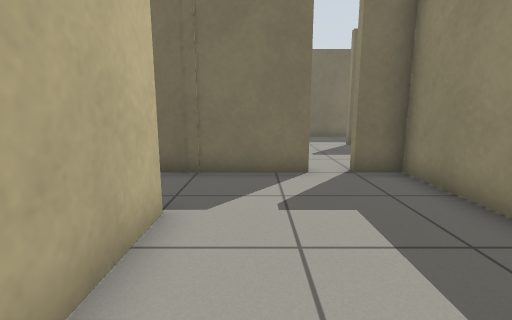
[1] (above)

19 first-person views from a walk through a Gazebo world. The camera is 0.78 m above the floor, tilts 10° down and sees 85° across. The floor is counted in squares, 0.5 m on a side. Each view is taken from the middle of a square. On the plan, view 1 faces up. The plan holds only what a view shows up to about 14 squares ahead; the rest is blank.

[2]
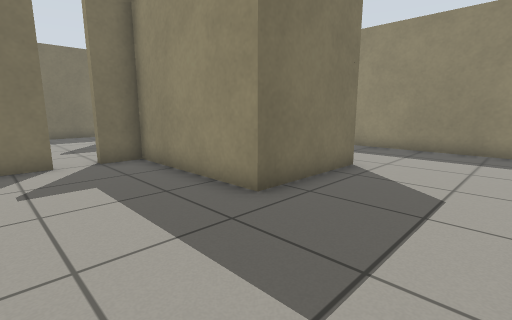

[3]
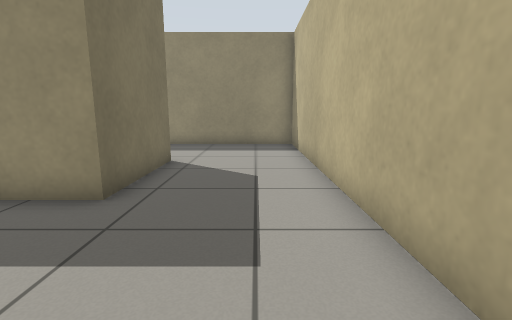

[4]
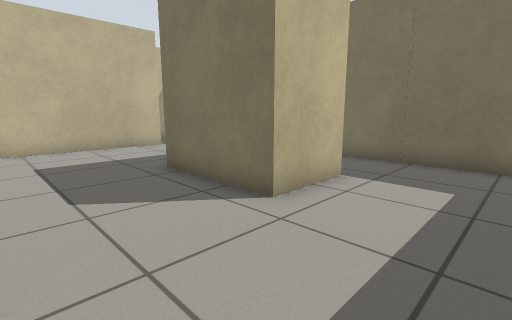

[5]
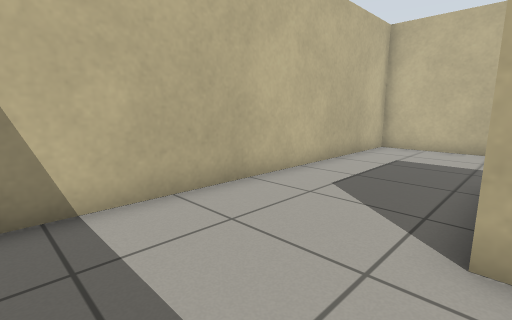

[6]
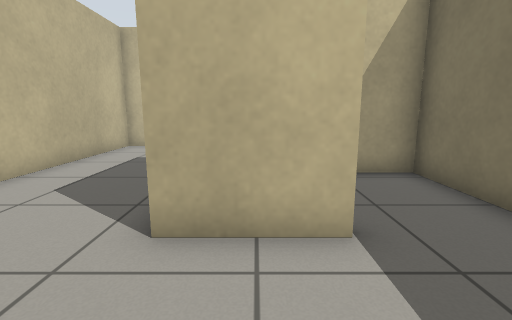

[7]
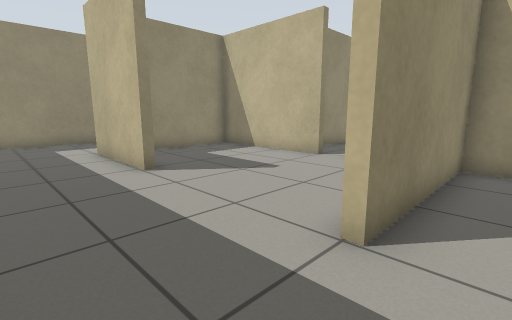

[8]
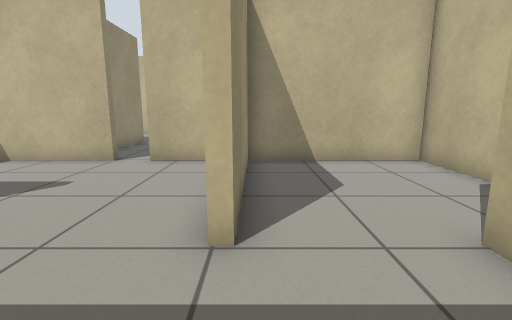

[9]
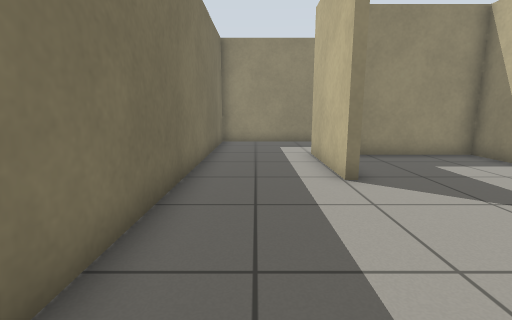

[10]
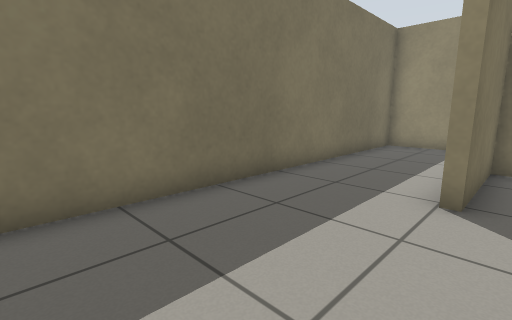

[11]
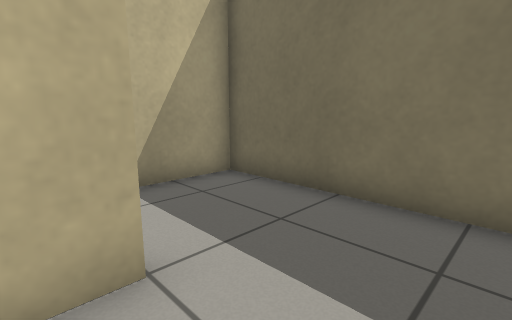

[12]
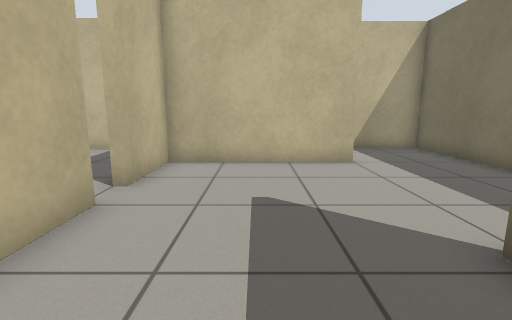

[13]
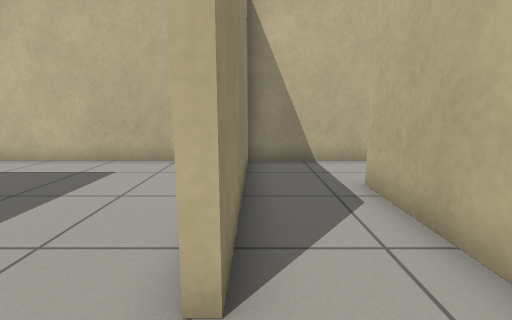

[14]
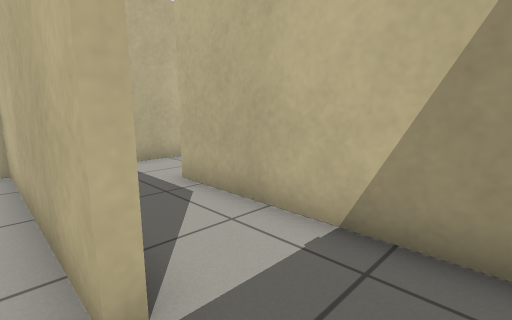

[15]
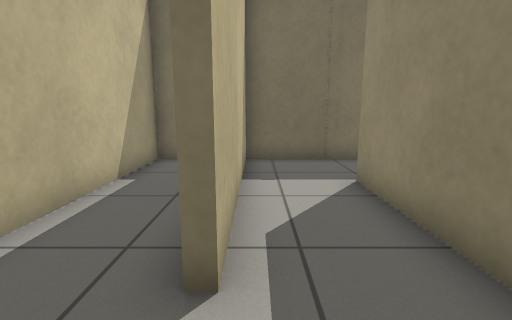

[16]
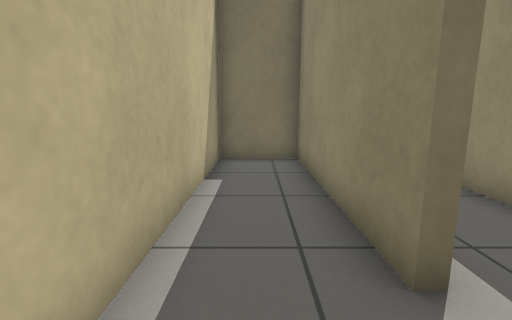

[17]
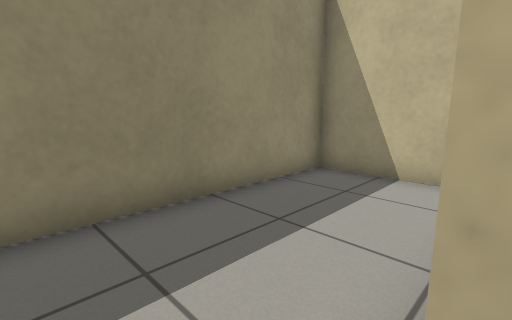

[18]
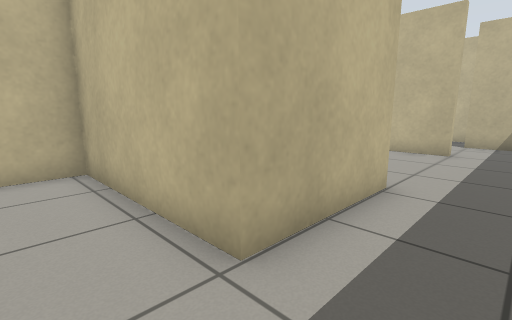

[19]
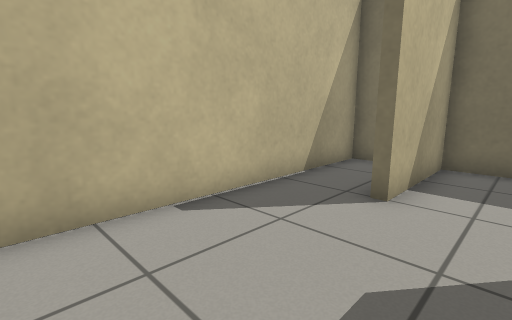

### Floor plan
Ten units are one square. View 1 is at (0, 0); x grows to the right and y downward. Boxes are objects, and circles mark ways between rooms. Rooms are numbered by the first view taken in them; rooms with no view inside come last. Other rooms are left out.
<svg viewBox="-78 -172 205 204">
<path fill="none" stroke="#000" d="M77 -42 77 -17 37 -17 37 -70 25 -70 25 -73M14 -70 -16 -70M-14 -42 -14 27 122 27 122 -39M107 -70 65 -70M-15 -167 -47 -167 -47 -129M-72 -167 -72 -70M-73 -73 -17 -73 -17 -130M41 -130 82 -130 82 -73 122 -73 122 -167 -15 -167M25 -73 79 -73 79 -127 41 -127M-14 -130 -14 -73 14 -73M-46 27 -17 27 -17 -41M-16 -70 -43 -70 -43 -2M-43 -2 -46 -2 -46 -70 -73 -70M-60 27 -46 27M-72 -70 -72 9"/>
<circle cx="20" cy="-70" r="3" fill="#2a7"/>
<circle cx="-20" cy="-55" r="3" fill="#2a7"/>
<circle cx="-20" cy="-145" r="3" fill="#2a7"/>
<circle cx="-50" cy="10" r="3" fill="#2a7"/>
<text x="50" y="-10">1</text>
<text x="-40" y="-120">2</text>
<text x="50" y="-120">3</text>
<text x="-30" y="-20">4</text>
<text x="-60" y="-10">5</text>
</svg>
Room 1 opens to room 3. Room 1 opens to room 4. Room 2 opens to room 3. Room 4 opens to room 5.

Where each view was taken, in squares from view 1:
view 1: 0 up, 0 right, facing up
view 2: 2 down, 0 right, facing up-right
view 3: 1 down, 1 left, facing right
view 4: 2 down, 11 right, facing up-left
view 5: 2 up, 11 right, facing down-left
view 6: 3 up, 11 right, facing left
view 7: 16 up, 3 left, facing down-right
view 8: 16 up, 2 left, facing down
view 9: 15 up, 2 left, facing right
view 10: 12 up, 1 left, facing up-right
view 11: 12 up, 1 right, facing up-left
view 12: 10 up, 7 right, facing left
view 13: 6 up, 2 left, facing down
view 14: 6 up, 1 left, facing down-left
view 15: 2 down, 4 left, facing up
view 16: 2 down, 6 left, facing up
view 17: 14 up, 8 right, facing down-right
view 18: 15 up, 10 right, facing down-left
view 19: 8 up, 3 left, facing up-left
